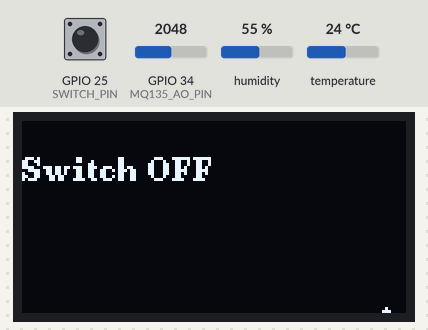
A sketch run on a simulated ESP32. On the bench: 128×64 one-colour display. The test bench sets the inputs (shaded band); at power-on: GPIO 25 (SWITCH_PIN) HIGH, GPIO 34 (MQ135_AO_PIN) = 2048, humidity 55 %, temperature 24 °C (analog values on the 0–4095 scale). WiFi joins after 1.5 s; servers stay silent unless stated; not simulated (calls return 0 or success): secrets.h; what the sketch prints to the serial monitor is not drawn.

Above: at 3.2 s.
3.3 s: GPIO 25 (SWITCH_PIN) pulled LOW for 1 s
At 3.88 s:
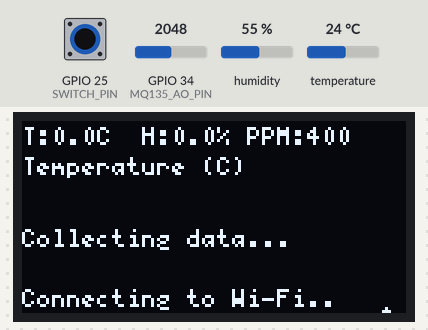
6.0 s: GPIO 25 (SWITCH_PIN) pulled LOW for 3.2 s
At 9.0 s:
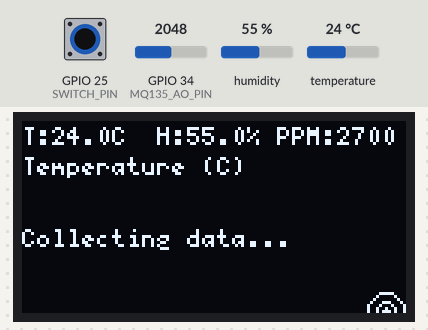
10.8 s: GPIO 25 (SWITCH_PIN) pulled LOW for 3.2 s
At 12.8 s:
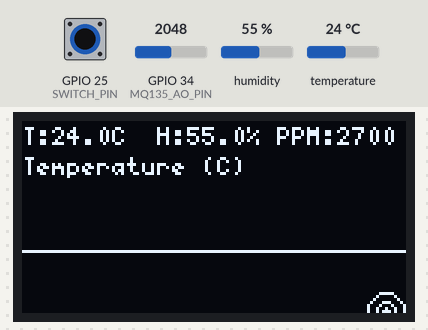
Timing chart, 0 to 14.3 s (numbered marks = the images above; inputs shaded):
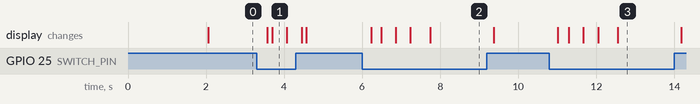

The sketch:

lichen2.ino
```cpp
#include <WiFi.h>
#include <ESPAsyncWebServer.h>
#include <DHT.h>
#include <U8g2lib.h>
#include <Wire.h>

#include "secrets.h"

// =====================
// Power Switch
// =====================
#define SWITCH_PIN 25   // INPUT_PULLUP -> reads LOW when switch is ON (closed to GND)

// =====================
// Display (SH1106 128x64, I2C)
// =====================
#define LCD_SCL 18
#define LCD_SDA 23

U8G2_SH1106_128X64_NONAME_F_HW_I2C u8g2(
    U8G2_R0,
    U8X8_PIN_NONE
);

// =====================
// Sensors
// =====================
#define MQ135_AO_PIN 34
#define DHT_PIN 27
#define DHT_TYPE DHT11

// =====================
// Timing
// =====================
#define SENSOR_INTERVAL 5000UL   // how often we sample the sensors
#define GRAPH_INTERVAL  5000UL   // how long each graph mode is shown before cycling
#define LOOP_TICK       100UL    // main loop tick, keeps everything responsive
#define WIFI_TIMEOUT    15000UL  // 15 seconds before we give up on a connection attempt

// Wi-Fi credentials live in secrets.h, which is gitignored.
// Copy secrets.h.example to secrets.h and fill it in.

AsyncWebServer server(80);
DHT dht(DHT_PIN, DHT_TYPE);

// =====================
// Queues (history for the graph)
// =====================
#define NUM_RECORDED_VALUES 128
int   m135queue[NUM_RECORDED_VALUES] = {0};
float temperatureQueue[NUM_RECORDED_VALUES] = {0};
float humidityQueue[NUM_RECORDED_VALUES] = {0};
int   sampleCount = 0; // how many of the slots above currently hold real data (0..NUM_RECORDED_VALUES)

// =====================
// Wifi state machine
// =====================
enum WifiState { WIFI_STATE_OFF, WIFI_STATE_CONNECTING, WIFI_STATE_CONNECTED, WIFI_STATE_FAILED };
WifiState wifiState = WIFI_STATE_OFF;
unsigned long wifiConnectStart = 0;

// =====================
// Switch edge detection (debounced)
// =====================
bool switchOn = false;
bool lastSwitchOn = false;
bool rawSwitchOnLast = false;
unsigned long lastSwitchChangeTime = 0;
#define DEBOUNCE_MS 50UL

// =====================
// Graph cycling
// =====================
enum GraphMode { GRAPH_TEMP = 0, GRAPH_PPM = 1, GRAPH_HUM = 2 };
GraphMode graphMode = GRAPH_TEMP;
unsigned long lastGraphSwitch = 0;

// =====================
// Latest readings (kept even between successful DHT reads, so the queues stay aligned)
// =====================
int   currentAdc = 0;
float currentTemp = 0;
float currentHum  = 0;
bool  haveValidReading = false;

unsigned long lastSensorRead = 0;

// =====================
// Queue Helpers
// =====================
void pushToIntQueue(int value, int* queue) {
  for (int i = NUM_RECORDED_VALUES - 1; i > 0; i--) {
    queue[i] = queue[i - 1];
  }
  queue[0] = value;
}

void pushToFloatQueue(float value, float* queue) {
  for (int i = NUM_RECORDED_VALUES - 1; i > 0; i--) {
    queue[i] = queue[i - 1];
  }
  queue[0] = value;
}

// =====================
// Conversion
// =====================
float adcToPpm(int adc) {
  return map(adc, 0, 4095, 400, 5000);
}

// =====================
// Wifi handling (non-blocking)
// =====================
void startWifiConnect() {
  Serial.println("Starting Wi-Fi connection attempt...");
  // Note: no WiFi.mode() call here. Mode is set exactly once in setup() and never
  // toggled again - repeatedly tearing down/recreating the WiFi driver via mode()
  // is what was causing: assert failed: xQueueSemaphoreTake queue.c:1709 (( pxQueue ))
  WiFi.begin(ssid, password);
  wifiState = WIFI_STATE_CONNECTING;
  wifiConnectStart = millis();
}

void stopWifi() {
  Serial.println("Switch OFF -> stopping Wi-Fi.");
  WiFi.disconnect(); // stop trying to connect / drop the current connection, but leave the driver initialized
  wifiState = WIFI_STATE_OFF;
}

void updateWifiState() {
  if (wifiState == WIFI_STATE_CONNECTING) {
    if (WiFi.status() == WL_CONNECTED) {
      wifiState = WIFI_STATE_CONNECTED;
      Serial.print("Wi-Fi connected! IP address: ");
      Serial.println(WiFi.localIP());
    } else if (millis() - wifiConnectStart > WIFI_TIMEOUT) {
      wifiState = WIFI_STATE_FAILED;
      Serial.println("Wi-Fi connection attempt timed out.");
    }
  } else if (wifiState == WIFI_STATE_CONNECTED) {
    // Detect an unexpected drop so the icon reflects reality
    if (WiFi.status() != WL_CONNECTED) {
      Serial.println("Wi-Fi connection lost, retrying...");
      startWifiConnect();
    }
  }
  // Note: WIFI_STATE_FAILED just sits there until the switch is cycled off/on again,
  // per the requirement that a retry happens when the switch is turned back on.
}

// =====================
// Display: small Wi-Fi status icon, fixed bottom-right corner
// =====================
#define WIFI_ICON_CX 121       // icon "dot" x position - chosen so the r=6 arc's right edge lands on column 127
#define WIFI_ICON_CY 63        // icon "dot" y position - the very last row, so nothing sits below it
#define WIFI_ICON_CLEAR_X 106  // clears a box behind the icon so graph lines never clutter it
#define WIFI_ICON_CLEAR_Y 44
#define WIFI_ICON_CLEAR_W 22
#define WIFI_ICON_CLEAR_H 20

void clearWifiIconArea() {
  u8g2.setDrawColor(0); // 0 = erase, regardless of the display's normal draw color
  u8g2.drawBox(WIFI_ICON_CLEAR_X, WIFI_ICON_CLEAR_Y, WIFI_ICON_CLEAR_W, WIFI_ICON_CLEAR_H);
  u8g2.setDrawColor(1); // back to normal
}

void drawWifiIcon(int x, int y) {
  // x,y = the "dot" position at the base of the icon (bottom point of the arcs)
  switch (wifiState) {
    case WIFI_STATE_CONNECTED:
      u8g2.drawDisc(x, y, 1);
      u8g2.drawCircle(x, y, 3, U8G2_DRAW_UPPER_LEFT | U8G2_DRAW_UPPER_RIGHT);
      u8g2.drawCircle(x, y, 6, U8G2_DRAW_UPPER_LEFT | U8G2_DRAW_UPPER_RIGHT);
      break;
    case WIFI_STATE_CONNECTING: {
      // animate: number of arcs shown cycles 1 -> 2 -> 3 every 400ms
      int bars = 1 + ((millis() / 400) % 3);
      u8g2.drawDisc(x, y, 1);
      if (bars >= 2) u8g2.drawCircle(x, y, 3, U8G2_DRAW_UPPER_LEFT | U8G2_DRAW_UPPER_RIGHT);
      if (bars >= 3) u8g2.drawCircle(x, y, 6, U8G2_DRAW_UPPER_LEFT | U8G2_DRAW_UPPER_RIGHT);
      break;
    }
    case WIFI_STATE_FAILED:
      // Standard "no connection" convention: the full wifi symbol with a diagonal
      // slash through it, rather than a plain X. Same bounding box as CONNECTED
      // (radius 6, so it's not any bigger), just with a line drawn across it.
      u8g2.drawDisc(x, y, 1);
      u8g2.drawCircle(x, y, 3, U8G2_DRAW_UPPER_LEFT | U8G2_DRAW_UPPER_RIGHT);
      u8g2.drawCircle(x, y, 6, U8G2_DRAW_UPPER_LEFT | U8G2_DRAW_UPPER_RIGHT);
      u8g2.drawLine(x - 6, y - 6, x + 6, y); // corner-to-corner slash across the icon's own bounding box
      break;
    case WIFI_STATE_OFF:
    default:
      // just the dot, no arcs = radio off
      u8g2.drawDisc(x, y, 1);
      break;
  }
}

// =====================
// Display: graph of the last `sampleCount` values for the current mode
// =====================
void drawGraph(int graphTop, int graphBottom) {
  if (sampleCount < 2) {
    u8g2.setCursor(0, (graphTop + graphBottom) / 2);
    u8g2.print("Collecting data...");
    return;
  }

  float vals[NUM_RECORDED_VALUES];
  float minV = 1e9f, maxV = -1e9f;

  for (int i = 0; i < sampleCount; i++) {
    float v;
    switch (graphMode) {
      case GRAPH_TEMP: v = temperatureQueue[i]; break;
      case GRAPH_HUM:  v = humidityQueue[i];    break;
      case GRAPH_PPM:  v = adcToPpm(m135queue[i]); break;
      default:         v = 0;
    }
    vals[i] = v;
    if (v < minV) minV = v;
    if (v > maxV) maxV = v;
  }

  if (maxV - minV < 1.0f) { // avoid a divide-by-zero on a flat line
    maxV += 1.0f;
    minV -= 1.0f;
  }

  int graphHeight = graphBottom - graphTop;
  int prevX = -1, prevY = -1;

  // vals[0] is the newest sample; walk from oldest to newest so the graph reads left -> right
  for (int i = sampleCount - 1; i >= 0; i--) {
    int xPos = map(sampleCount - 1 - i, 0, sampleCount - 1, 0, 127);
    int yPos = graphBottom - (int)((vals[i] - minV) / (maxV - minV) * graphHeight);
    if (prevX >= 0) {
      u8g2.drawLine(prevX, prevY, xPos, yPos);
    }
    prevX = xPos;
    prevY = yPos;
  }
}

// =====================
// Display: main draw
// =====================
void showToDisplay() {
  u8g2.clearBuffer();

  if (!switchOn) {
    u8g2.setFont(u8g2_font_ncenB08_tr);
    u8g2.setCursor(0, 20);
    u8g2.print("Switch OFF");
  } else {
    // Current values, always shown
    u8g2.setFont(u8g2_font_5x7_tf);
    u8g2.setCursor(0, 8);
    char buf[40];
    snprintf(buf, sizeof(buf), "T:%.1fC  H:%.1f%% PPM:%.0f",
             currentTemp, currentHum, adcToPpm(currentAdc));
    u8g2.print(buf);

    // Graph label
    const char* label = (graphMode == GRAPH_TEMP) ? "Temperature (C)" :
                         (graphMode == GRAPH_PPM)  ? "PPM" :
                                                      "Humidity (%)";
    u8g2.setCursor(0, 18);
    u8g2.print(label);

    drawGraph(22, 63);

    if (wifiState == WIFI_STATE_CONNECTING) {
      // Bottom of the screen, per request - it's fine if this overlaps the graph,
      // and it's fine if it runs into the Wi-Fi icon area too: that area gets
      // cleared and redrawn on top right after this.
      u8g2.setFont(u8g2_font_5x7_tf);
      u8g2.setCursor(0, 62);
      u8g2.print("Connecting to Wi-Fi...");
    }
  }

  // Wi-Fi icon: always drawn last, fixed bottom-right corner, on a freshly
  // cleared patch so nothing else on screen can clutter it.
  clearWifiIconArea();
  drawWifiIcon(WIFI_ICON_CX, WIFI_ICON_CY);

  u8g2.sendBuffer();
}

// =====================
// Setup
// =====================
void setup() {
  Serial.begin(115200);
  delay(2000);

  pinMode(SWITCH_PIN, INPUT_PULLUP);

  analogReadResolution(12);
  analogSetAttenuation(ADC_11db);

  dht.begin();

  Wire.begin(LCD_SDA, LCD_SCL);
  u8g2.begin();

  // Wi-Fi mode is set exactly ONCE, here, and never changed again (no WIFI_OFF/STA
  // toggling at runtime). Repeatedly tearing down and recreating the WiFi driver via
  // WiFi.mode() is what caused the earlier boot-loop crash. Connecting/disconnecting
  // from here on is handled purely via WiFi.begin()/WiFi.disconnect() in loop().
  WiFi.mode(WIFI_STA);

  // HTTP endpoint
  server.on("/mq135", HTTP_GET, [](AsyncWebServerRequest *request){
    int latestMQ135 = m135queue[0];
    float ppm = adcToPpm(latestMQ135);

    String json = "{\"current_adc\": " + String(latestMQ135) +
                  ", \"current_ppm\": " + String(ppm) +
                  ", \"current_temperature\": " + String(temperatureQueue[0]) +
                  ", \"current_humidity\": " + String(humidityQueue[0]) +
                  ", \"wifi_state\": " + String((int)wifiState) +
                  ", \"queue\":[";

    for (int i = 0; i < sampleCount; i++) {
      json += "{\"adc\": " + String(m135queue[i]) +
              ", \"ppm\": " + String(adcToPpm(m135queue[i])) +
              ", \"temperature\": " + String(temperatureQueue[i]) +
              ", \"humidity\": " + String(humidityQueue[i]) + "}";

      if (i < sampleCount - 1) {
        json += ", ";
      }
    }
    json += "]}";

    request->send(200, "application/json", json);
  });

  server.begin();
  Serial.println("Web server started.");
}

// =====================
// Loop
// =====================
void loop() {
  unsigned long now = millis();

  // ---- Read switch (debounced) & detect edges ----
  bool rawSwitchOn = digitalRead(SWITCH_PIN) == LOW; // LOW = pressed/on, per INPUT_PULLUP wiring

  if (rawSwitchOn != rawSwitchOnLast) {
    lastSwitchChangeTime = now;      // raw signal just changed, restart the debounce timer
    rawSwitchOnLast = rawSwitchOn;
  }
  if (now - lastSwitchChangeTime >= DEBOUNCE_MS) {
    switchOn = rawSwitchOn;          // raw signal has been stable long enough, accept it
  }

  bool turnedOn  = switchOn && !lastSwitchOn;
  bool turnedOff = !switchOn && lastSwitchOn;
  lastSwitchOn = switchOn;

  if (turnedOn) {
    // Switch just went ON (including the very first loop iteration if it starts ON):
    // (re)start the Wi-Fi connection attempt.
    startWifiConnect();
    // Reset graph cycling so it starts fresh each time the device is turned on.
    graphMode = GRAPH_TEMP;
    lastGraphSwitch = now;
  }

  if (turnedOff) {
    stopWifi();
  }

  if (switchOn) {
    // ---- Wi-Fi state machine only runs while the switch is on ----
    updateWifiState();

    // ---- Sample sensors on their own schedule (non-blocking) ----
    if (now - lastSensorRead >= SENSOR_INTERVAL) {
      lastSensorRead = now;

      int latestAdc = analogRead(MQ135_AO_PIN);
      float latestTemp = dht.readTemperature();
      float latestHum  = dht.readHumidity();

      if (isnan(latestTemp) || isnan(latestHum)) {
        Serial.println("Failed to read from DHT11, carrying last known value forward.");
        latestTemp = currentTemp;
        latestHum  = currentHum;
      } else {
        haveValidReading = true;
      }

      currentAdc  = latestAdc;
      currentTemp = latestTemp;
      currentHum  = latestHum;

      // Push all three in lockstep so the queues never drift out of alignment.
      pushToIntQueue(latestAdc, m135queue);
      pushToFloatQueue(latestTemp, temperatureQueue);
      pushToFloatQueue(latestHum, humidityQueue);
      if (sampleCount < NUM_RECORDED_VALUES) sampleCount++;

      Serial.print("ADC: ");
      Serial.print(latestAdc);
      Serial.print(" | PPM: ");
      Serial.print(adcToPpm(latestAdc));
      Serial.print(" | Temp: ");
      Serial.print(latestTemp);
      Serial.print(" | Hum: ");
      Serial.println(latestHum);
    }

    // ---- Cycle the graph every 5s ----
    if (now - lastGraphSwitch >= GRAPH_INTERVAL) {
      lastGraphSwitch = now;
      graphMode = (GraphMode)((graphMode + 1) % 3);
    }
  }

  // ---- Redraw the display ----
  showToDisplay();

  delay(LOOP_TICK);
}
```

Measured:
- after the input at 3.3 s, the display: first changes after 0.27 s (image 1 shows a later state)
- after the input at 6.0 s, the display: first changes after 0.23 s (image 2 shows a later state)
- after the input at 10.8 s, the display: first changes after 0.21 s (image 3 shows a later state)
